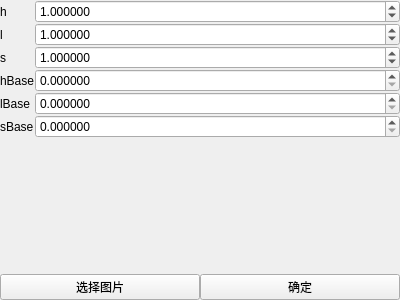
<?xml version="1.0" encoding="UTF-8"?>
<ui version="4.0">
 <class>ControlItem</class>
 <widget class="QWidget" name="ControlItem">
  <property name="geometry">
   <rect>
    <x>0</x>
    <y>0</y>
    <width>400</width>
    <height>300</height>
   </rect>
  </property>
  <property name="windowTitle">
   <string>Form</string>
  </property>
  <layout class="QVBoxLayout" name="verticalLayout">
   <property name="spacing">
    <number>0</number>
   </property>
   <property name="leftMargin">
    <number>0</number>
   </property>
   <property name="topMargin">
    <number>0</number>
   </property>
   <property name="rightMargin">
    <number>0</number>
   </property>
   <property name="bottomMargin">
    <number>0</number>
   </property>
   <item>
    <layout class="QFormLayout" name="formLayout">
     <property name="horizontalSpacing">
      <number>0</number>
     </property>
     <property name="verticalSpacing">
      <number>0</number>
     </property>
     <item row="0" column="0">
      <widget class="QLabel" name="hLabel">
       <property name="text">
        <string>h</string>
       </property>
      </widget>
     </item>
     <item row="0" column="1">
      <widget class="QDoubleSpinBox" name="hDoubleSpinBox">
       <property name="decimals">
        <number>6</number>
       </property>
       <property name="value">
        <double>1.000000000000000</double>
       </property>
      </widget>
     </item>
     <item row="1" column="0">
      <widget class="QLabel" name="lLabel">
       <property name="text">
        <string>l</string>
       </property>
      </widget>
     </item>
     <item row="1" column="1">
      <widget class="QDoubleSpinBox" name="lDoubleSpinBox">
       <property name="decimals">
        <number>6</number>
       </property>
       <property name="value">
        <double>1.000000000000000</double>
       </property>
      </widget>
     </item>
     <item row="2" column="0">
      <widget class="QLabel" name="sLabel">
       <property name="text">
        <string>s</string>
       </property>
      </widget>
     </item>
     <item row="2" column="1">
      <widget class="QDoubleSpinBox" name="sDoubleSpinBox">
       <property name="decimals">
        <number>6</number>
       </property>
       <property name="value">
        <double>1.000000000000000</double>
       </property>
      </widget>
     </item>
     <item row="3" column="0">
      <widget class="QLabel" name="hBaseLabel">
       <property name="text">
        <string>hBase</string>
       </property>
      </widget>
     </item>
     <item row="3" column="1">
      <widget class="QDoubleSpinBox" name="hBaseDoubleSpinBox">
       <property name="decimals">
        <number>6</number>
       </property>
      </widget>
     </item>
     <item row="4" column="0">
      <widget class="QLabel" name="lBaseLabel">
       <property name="text">
        <string>lBase</string>
       </property>
      </widget>
     </item>
     <item row="4" column="1">
      <widget class="QDoubleSpinBox" name="lBaseDoubleSpinBox">
       <property name="decimals">
        <number>6</number>
       </property>
      </widget>
     </item>
     <item row="5" column="0">
      <widget class="QLabel" name="sBaseLabel">
       <property name="text">
        <string>sBase</string>
       </property>
      </widget>
     </item>
     <item row="5" column="1">
      <widget class="QDoubleSpinBox" name="sBaseDoubleSpinBox">
       <property name="decimals">
        <number>6</number>
       </property>
      </widget>
     </item>
    </layout>
   </item>
   <item>
    <layout class="QHBoxLayout" name="horizontalLayout">
     <property name="spacing">
      <number>0</number>
     </property>
     <item>
      <widget class="QPushButton" name="select_image_button">
       <property name="text">
        <string>选择图片</string>
       </property>
      </widget>
     </item>
     <item>
      <widget class="QPushButton" name="do_button">
       <property name="text">
        <string>确定</string>
       </property>
      </widget>
     </item>
    </layout>
   </item>
  </layout>
 </widget>
 <resources/>
 <connections>
  <connection>
   <sender>hDoubleSpinBox</sender>
   <signal>editingFinished()</signal>
   <receiver>do_button</receiver>
   <slot>click()</slot>
   <hints>
    <hint type="sourcelabel">
     <x>100</x>
     <y>23</y>
    </hint>
    <hint type="destinationlabel">
     <x>289</x>
     <y>236</y>
    </hint>
   </hints>
  </connection>
  <connection>
   <sender>lDoubleSpinBox</sender>
   <signal>editingFinished()</signal>
   <receiver>do_button</receiver>
   <slot>click()</slot>
   <hints>
    <hint type="sourcelabel">
     <x>140</x>
     <y>50</y>
    </hint>
    <hint type="destinationlabel">
     <x>277</x>
     <y>238</y>
    </hint>
   </hints>
  </connection>
  <connection>
   <sender>sDoubleSpinBox</sender>
   <signal>editingFinished()</signal>
   <receiver>do_button</receiver>
   <slot>click()</slot>
   <hints>
    <hint type="sourcelabel">
     <x>153</x>
     <y>79</y>
    </hint>
    <hint type="destinationlabel">
     <x>277</x>
     <y>245</y>
    </hint>
   </hints>
  </connection>
  <connection>
   <sender>hBaseDoubleSpinBox</sender>
   <signal>editingFinished()</signal>
   <receiver>do_button</receiver>
   <slot>click()</slot>
   <hints>
    <hint type="sourcelabel">
     <x>204</x>
     <y>107</y>
    </hint>
    <hint type="destinationlabel">
     <x>271</x>
     <y>242</y>
    </hint>
   </hints>
  </connection>
  <connection>
   <sender>lBaseDoubleSpinBox</sender>
   <signal>editingFinished()</signal>
   <receiver>do_button</receiver>
   <slot>click()</slot>
   <hints>
    <hint type="sourcelabel">
     <x>146</x>
     <y>134</y>
    </hint>
    <hint type="destinationlabel">
     <x>301</x>
     <y>236</y>
    </hint>
   </hints>
  </connection>
  <connection>
   <sender>sBaseDoubleSpinBox</sender>
   <signal>editingFinished()</signal>
   <receiver>do_button</receiver>
   <slot>click()</slot>
   <hints>
    <hint type="sourcelabel">
     <x>198</x>
     <y>165</y>
    </hint>
    <hint type="destinationlabel">
     <x>313</x>
     <y>236</y>
    </hint>
   </hints>
  </connection>
 </connections>
</ui>
